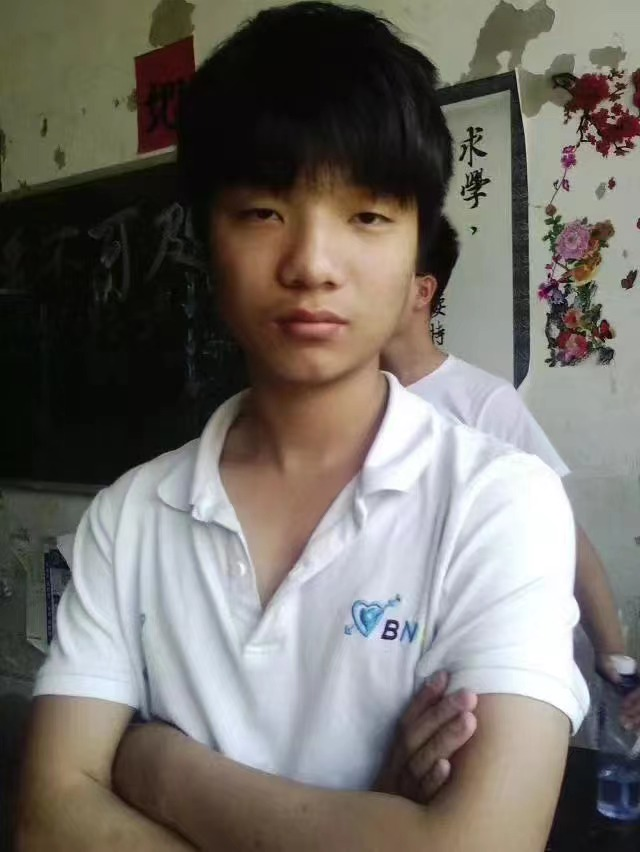
#> input picture 03_图像处理/01_03_HOG/image_2.jpg, 640 x 852 px, found by its file name
$ python main.py
#> lines starting #> are read from the running program, lines starting #| are printed output that depends on the picture; after the words box and inside, x2 and y2 are one past the last pixel; in counts of white or black regions, pixels touching at a corner belong together
'''
/***********************
* * 来源网址及使用说明:https://mp.weixin.qq.com/s/nHn-ogRG_1cVwiZHuNeCmQ
***********************/
'''

import cv2
import numpy as np

#/*! 使用 haarcascade_frontalface_default.xml 分类器来检测图像中的人脸。它将返回图 */
#/*! 像的四个坐标(w，h，x，y)。使用这些坐标，我们要在脸上画一个矩形，然后使用相同的坐标， */
#/*! 继续裁剪人脸。最后使用 imwrite，把裁剪后的图像保存到目录中。 */
# 这个路径参考：https://blog.csdn.net/qq_34713361/article/details/105547389
face_cascade = cv2.CascadeClassifier('D:/Program Files/Python/Python39/Lib/site-packages/cv2/data/haarcascade_frontalface_default.xml')

img = cv2.imread("image_2.jpg")   #read the input image
#> img is the input picture: shape (852, 640, 3); mean B, G, R 104.6, 110.5, 115
print(img.shape)
#| (852, 640, 3)
imgGray = cv2.cvtColor(img, cv2.COLOR_BGR2GRAY) #convert into grayscale 转成灰度值
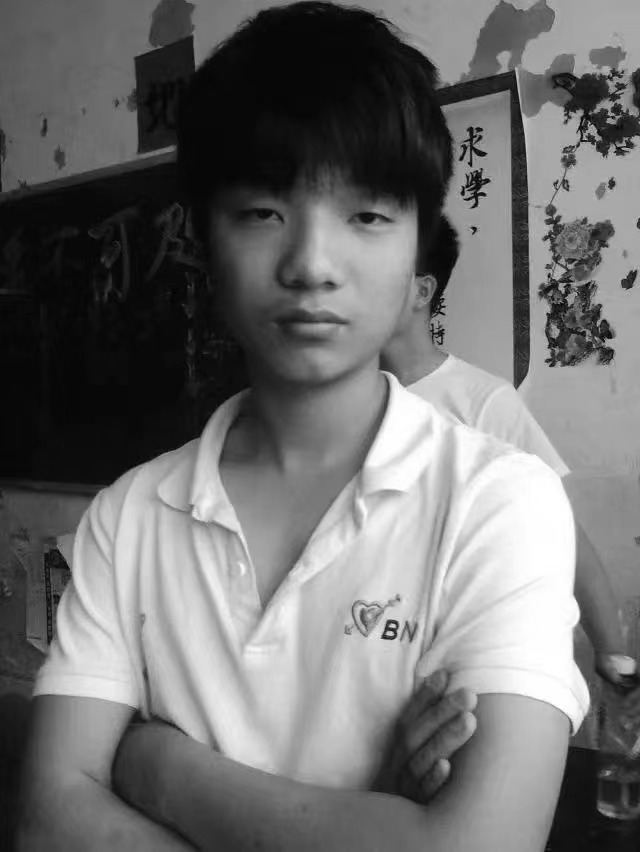
#> imgGray: shape (852, 640); min 0, max 255, mean 111.2
faces = face_cascade.detectMultiScale(imgGray, 1.3, 4)  #detect faces
#> faces = [[196, 128, 234, 234]]

# Draw rectangle around the faces 围绕脸部绘制矩形
for (x, y, w, h) in faces:
    cv2.rectangle(img, (x, y), (x+w, y+h), (255, 0, 0), 2)
    # cropping face 裁减脸部
    crop_face = img[y:y + h, x:x + w]
    #saving cropped face
    cv2.imwrite(str(w) + str(h) + '_faces.jpg', crop_face)
#> this loop made 1 pass
#> pass 1, `crop_face = img[y:y + h, x:x + w]`:
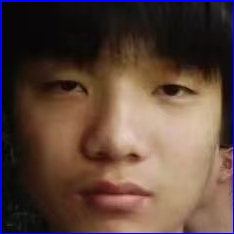
#> crop_face: shape (234, 234, 3); mean B, G, R 60.4, 69.7, 91.9
#> after the loop:
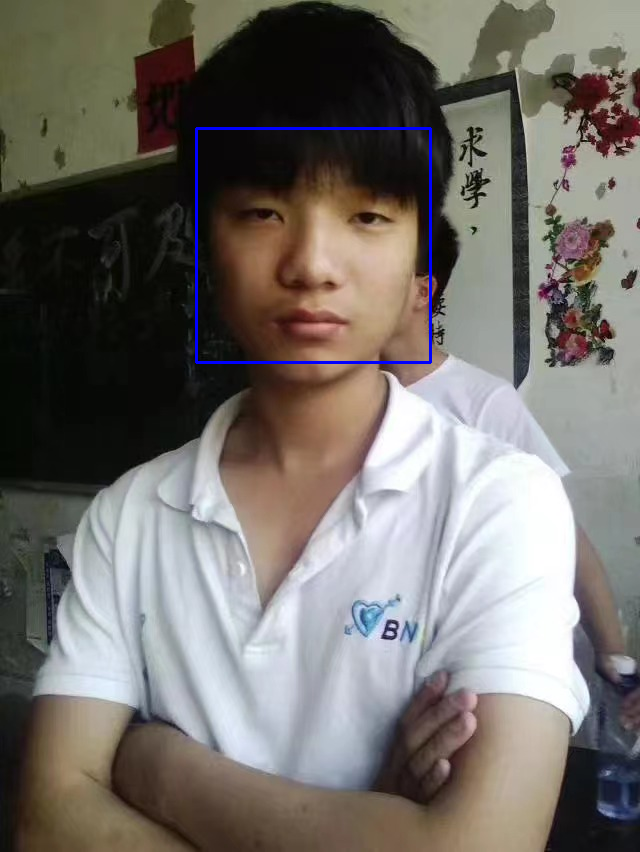
#> img: shape (852, 640, 3); 0.51% of pixels changed, all inside (x1, y1, x2, y2) = (195, 127, 432, 364)

cv2.imshow("Image", img)
cv2.imshow("Imacropped", crop_face)

cv2.waitKey(0)
